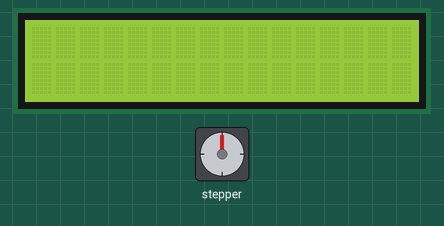
Bench run of a program on a simulated Raspberry Pi (BCM pin numbers). Parts: 16×2 character LCD, stepper motor. The stepper is drawn at 2048 steps a turn. At 23.2 s the program stops and its outputs stay as they are.

Above: at 0.05 s.
Timing chart, 0 to 6.0 s (numbered marks = the images above):
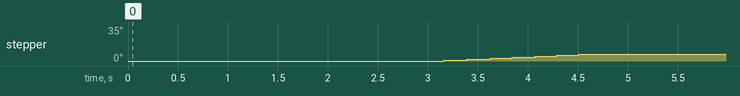

The program:

stepper_motor.py
```python
'''
A simple program to simulate an automated drink server using stepper motors
'''

import RPi.GPIO as GPIO
import time
import lcd_i2c

GPIO.setwarnings(False)
lcd_i2c.lcd_init()
GPIO.setmode(GPIO.BCM)

control_pins = [21, 20, 12, 16]
for pin in control_pins:
    GPIO.setup(pin, GPIO.OUT)
    GPIO.output(pin, 0)

# Following matrix should contain the coil energizing sequence for coils A, B, A', and B'
halfstep_seq = [
    [1,0,0,0],
    [1,1,0,0],
    [0,1,0,0],
    [0,1,1,0],
    [0,0,1,0],
    [0,0,1,1],
    [0,0,0,1],
    [1,0,0,1],
]

try:
    for i in range(50):
        if i%10==0:
            time.sleep(3)
        for halfstep in range(8):
            for pin in range(4):
                GPIO.output(control_pins[pin], halfstep_seq[halfstep][pin])
                time.sleep(0.005)
    lcd_i2c.printer("Your drink is","ready. Enjoy")
except:
    pass

GPIO.cleanup()
lcd_i2c.cleanup()
```

lcd_i2c.py
```python
import smbus
import time

# Define some device parameters
I2C_ADDR  = 0x27 # I2C device address
LCD_WIDTH = 16   # Maximum characters per line

# Define some device constants
LCD_CHR = 1 # Mode - Sending data
LCD_CMD = 0 # Mode - Sending command

LCD_LINE_1 = 0x80 # LCD RAM address for the 1st line
LCD_LINE_2 = 0xC0 # LCD RAM address for the 2nd line
LCD_LINE_3 = 0x94 # LCD RAM address for the 3rd line
LCD_LINE_4 = 0xD4 # LCD RAM address for the 4th line

LCD_BACKLIGHT  = 0x08  # On
#LCD_BACKLIGHT = 0x00  # Off

ENABLE = 0b00000100 # Enable bit

# Timing constants
E_PULSE = 0.0005
E_DELAY = 0.0005

#Open I2C interface
#bus = smbus.SMBus(0)  # Rev 1 Pi uses 0
bus = smbus.SMBus(1) # Rev 2 Pi uses 1

def lcd_init():
  # Initialise display
  lcd_byte(0x33,LCD_CMD) # 110011 Initialise
  lcd_byte(0x32,LCD_CMD) # 110010 Initialise
  lcd_byte(0x06,LCD_CMD) # 000110 Cursor move direction
  lcd_byte(0x0C,LCD_CMD) # 001100 Display On,Cursor Off, Blink Off
  lcd_byte(0x28,LCD_CMD) # 101000 Data length, number of lines, font size
  lcd_byte(0x01,LCD_CMD) # 000001 Clear display
  time.sleep(E_DELAY)

def lcd_byte(bits, mode):
  # Send byte to data pins
  # bits = the data
  # mode = 1 for data
  #        0 for command

  bits_high = mode | (bits & 0xF0) | LCD_BACKLIGHT
  bits_low = mode | ((bits<<4) & 0xF0) | LCD_BACKLIGHT

  # High bits
  bus.write_byte(I2C_ADDR, bits_high)
  lcd_toggle_enable(bits_high)

  # Low bits
  bus.write_byte(I2C_ADDR, bits_low)
  lcd_toggle_enable(bits_low)

def lcd_toggle_enable(bits):
  # Toggle enable
  time.sleep(E_DELAY)
  bus.write_byte(I2C_ADDR, (bits | ENABLE))
  time.sleep(E_PULSE)
  bus.write_byte(I2C_ADDR,(bits & ~ENABLE))
  time.sleep(E_DELAY)

def lcd_string(message,line):
  # Send string to display

  message = message.ljust(LCD_WIDTH," ")

  lcd_byte(line, LCD_CMD)

  for i in range(LCD_WIDTH):
    lcd_byte(ord(message[i]),LCD_CHR)

def printer(string1,string2):
  lcd_string(string1,LCD_LINE_1)
  lcd_string(string2,LCD_LINE_2)

def cleanup():
    lcd_byte(0x01, LCD_CMD); #Clear LCD
```
